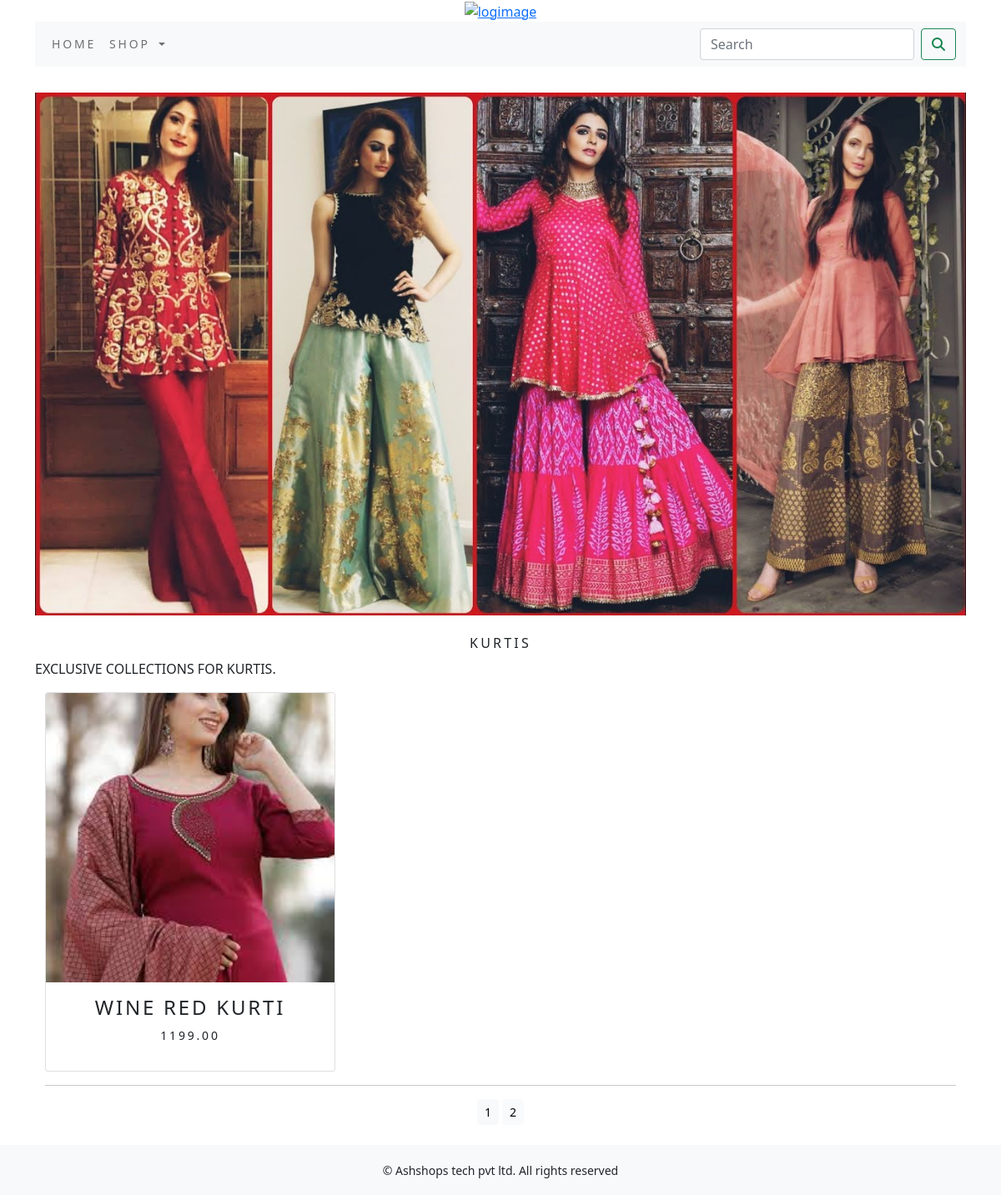
/shop/kurtis/?page=2, run on the app's committed database.
### shop/models.py (models this page shows, shortened)
class Category(models.Model):
    name=models.CharField(max_length=250,unique=True)
    slug=models.SlugField(max_length=250,unique=True)
    description=models.TextField(blank=True)
    image=models.ImageField(upload_to='category',blank=True)
    class Meta:
        ordering=('name',)
        verbose_name='category'
        verbose_name_plural='categories'
    def get_url(self):
            return reverse('shop:products_by_category', args=[self.slug])

class Product(models.Model):
    name = models.CharField(max_length=250, unique=True)
    slug = models.SlugField(max_length=250, unique=True)
    description = models.TextField(blank=True)
    price = models.DecimalField(max_digits=10,decimal_places=2)
    category = models.ForeignKey(Category,on_delete=models.CASCADE)
    image = models.ImageField(upload_to='product', blank=True)
    stock = models.IntegerField()
    available=models.BooleanField(default=True)
    created=models.DateTimeField(auto_now_add=True)
    updated=models.DateTimeField(auto_now=True)
    def get_url(self):
        return reverse('shop:prodCatdetail',args=[self.category.slug,self.slug])
    class Meta:
        ordering = ('name',)
        verbose_name = 'product'
        verbose_name_plural = 'products'

### shop/views.py (the view)
# urls.py: path('',views.allProdCat,name='allProdCat'),
def allProdCat(request,c_slug=None):
    c_page=None
    products_list=None
    if c_slug!=None:
        c_page=get_object_or_404(Category,slug=c_slug)
        products_list=Product.objects.all().filter(category=c_page,available=True)
    else:
        products_list=Product.objects.all().filter(available=True)
    paginator=Paginator(products_list,6)
    try:
        page=int(request.GET.get('page','1'))
    except:
        page=1
    try:
        products=paginator.page(page)
    except (EmptyPage,InvalidPage):
        products=paginator.page(paginator.num_pages)
    return render(request,"category.html",{'category':c_page,'products':products})

### cart/context_processors.py (called while the page is built)
def counter(request):
    item_count=0
    if 'admin' in request.path:
        return {}
    else:
        try:
            cart=Cart.objects.filter(cart_id=_cart_id(request))
            car_items=CartItem.objects.all().filter(cart=cart[:1])
            for cart_item in car_items:
                item_count += cart_item.quantity
        except Cart.DoesNotExist:
            item_count= 0
    return dict(item_count=item_count)

### cart/views.py (called while the page is built)
def _cart_id(request):
    cart=request.session.session_key
    if not cart:
        cart=request.session.create()
    return cart

### shop/context_processors.py (called while the page is built)
def menu_links(request):
    links=Category.objects.all()
    return dict(links=links)

### template/category.html (shortened to what this page needs)
 {% extends 'base.html' %}
  {% load static %}
 {% block content %}
 {% if category %}
 <div>
     <div class="row my_row_class">
         <div class="mx_auto">
     </div>
         </div>
 </div>
 {% endif %}
 <div class="mx_auto">
     {% if category %}
     <img class="my_image" src="{{category.image.url}}" alt="{{category.name}}">
 </div>
 <br>
 <div>
     <h1 class="text-center my_title">{{category.name}}</h1>
     <p class="text-justify">{{category.description}}</p>
 </div>
 {% endif %}
 <div class="container">
     <div class="row mx_auto">
         {% for product in products.object_list %}
         <div class="my_bottom_margi col-9 col-sm-12 col-md-4 col-lg-4">
             <div class="card text-center" style="min-width:18rem;">
                 <a href="{{product.get_url}}"><img class="card-img-top my_image" src="{{product.image.url}}" alt="{{product.name}}"></a>
                 <div class="card-body">
                    <h4>{{product.name}}</h4>
                     <p>{{product.price}}</p>
                 </div>
             </div>
         </div>
         {% endfor %}
     </div>
     <div class="mx_auto">
         {% if products.paginator.num_pages > 1 %}
         <hr>
         <div class="text-center">
             {% for pg in products.paginator.page_range %}
                <a href="?page={{pg}}" class="btn btn-light btn-sm {% if products.number == pg %} active {% endif %}">{{pg}}</a>
             {% endfor %}
         </div>
         {% endif %}
     </div>
     <br>
 </div>
  {% endblock %}

### static/css/custom.css (style rules this page uses)
body { font-family: 'Roboto', sans-serif; }
.my_row_class { padding-top :15px; }
.my_row_class .mx_auto { color:#000; font-size:12px; }
.my_image { width:100%; height:auto; }
.my_title { font-size:16px; text-transform:uppercase; letter-spacing:.2em; }
.card-body { font-size:14px; text-transform:uppercase; letter-spacing:.2em; }

### data on the page
Category: image (picture), name "KURTIS", description "EXCLUSIVE COLLECTIONS FOR KURTIS."
Product: image (picture), name "WINE RED KURTI", price "1199.00"

### other printed values
{{ pg }} "1" "2"
